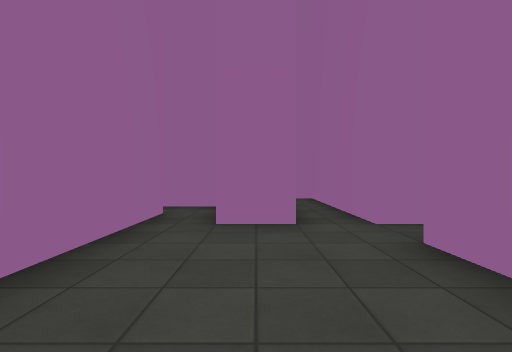
[1] (above)

12 first-person views from a walk through a Godot game level. The camera is 1.2 m above the floor, looks level and sees 85° across. The floor is counted in squares, 2 m on a side. Each view is taken from the middle of a square. On the plan, view 1 faces up. The plan holds only what a view shows up to about 9 squares ahead; the rest is blank. Surface patterns are stand-ins for the level's own textures.

[2]
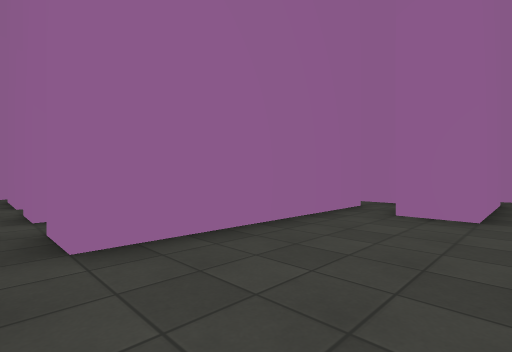

[3]
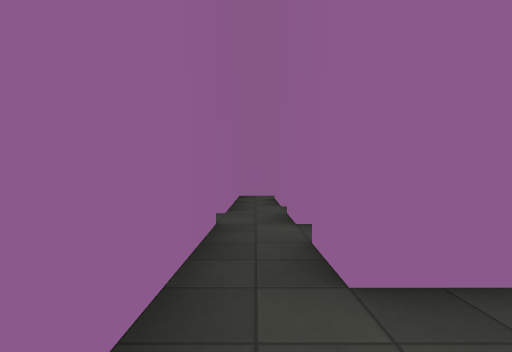

[4]
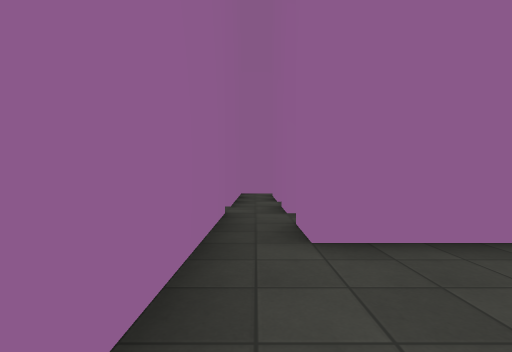

[5]
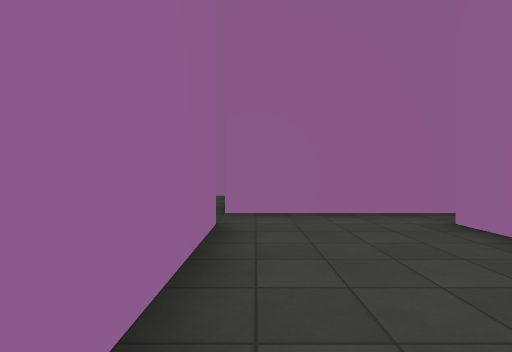

[6]
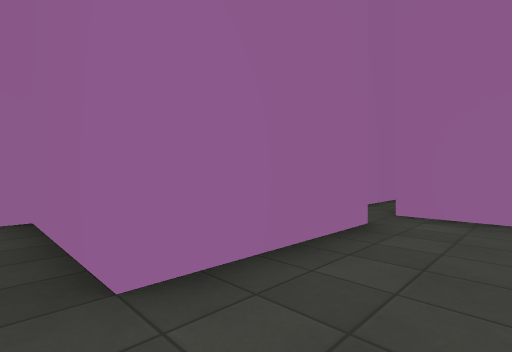

[7]
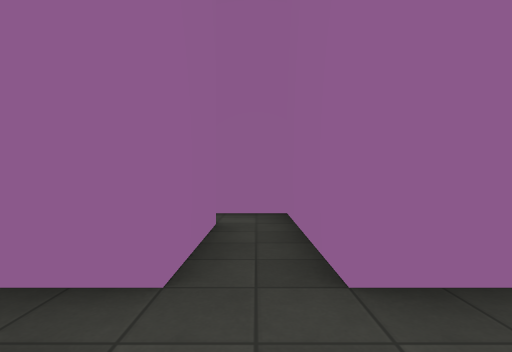

[8]
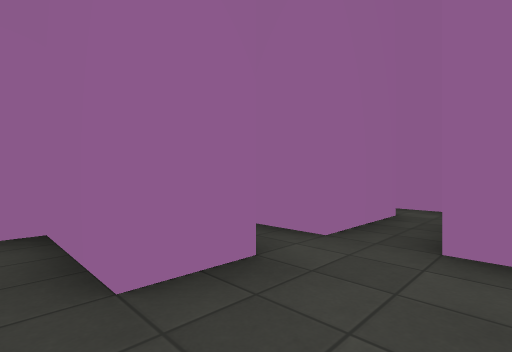

[9]
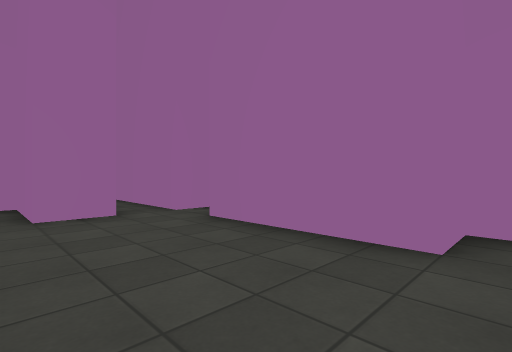

[10]
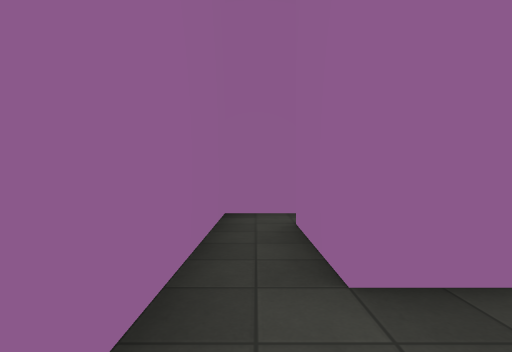

[11]
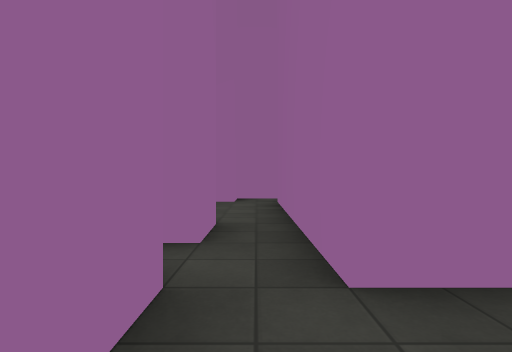

[12]
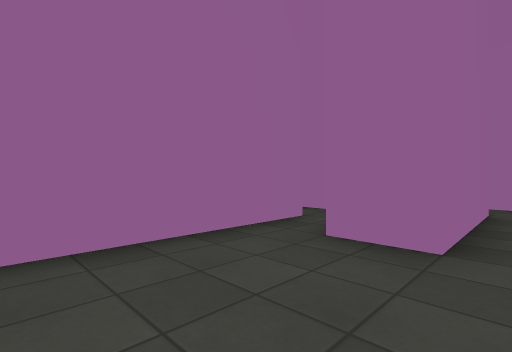

### Floor plan
Ten units are one square. View 1 is at (0, 0); x grows to the right and y downward. Boxes are objects, and circles mark ways between rooms. Rooms are numbered by the first view taken in them; rooms with no view inside come last. Other rooms are left out.
<svg viewBox="-90 -70 140 99">
<path fill="none" stroke="#000" d="M-15 -45 -15 5M15 5 15 -25 35 -25M-15 15 15 15M35 -35 15 -35 15 -65M5 -65 5 -35 -5 -35 -5 -45M-35 24 -35 15 -15 15M-35 5 -45 5M-15 5 -25 5M-55 -4 -55 5 -75 5M-85 2 -85 15 -45 15M35 -25 45 -25 45 -39"/>
<circle cx="-20" cy="10" r="3" fill="#2a7"/>
<circle cx="25" cy="-30" r="3" fill="#2a7"/>
<circle cx="-40" cy="10" r="3" fill="#2a7"/>
<text x="0" y="-20">1</text>
<text x="-40" y="20">2</text>
<text x="-60" y="10">3</text>
<text x="40" y="-40">4</text>
</svg>
Room 1 opens to room 2. Room 1 opens to room 4. Room 2 opens to room 3.

Where each view was taken, in squares from view 1:
view 1: 0 up, 0 right, facing up
view 2: 1 down, 1 right, facing up-left
view 3: 1 down, 0 right, facing left
view 4: 1 down, 1 right, facing left
view 5: 3 up, 1 right, facing down
view 6: 3 up, 0 right, facing down-right
view 7: 3 up, 0 right, facing right
view 8: 2 up, 1 left, facing up-right
view 9: 1 down, 1 left, facing up-right
view 10: 1 down, 4 left, facing left
view 11: 1 down, 5 left, facing right
view 12: 1 up, 1 right, facing up-left
